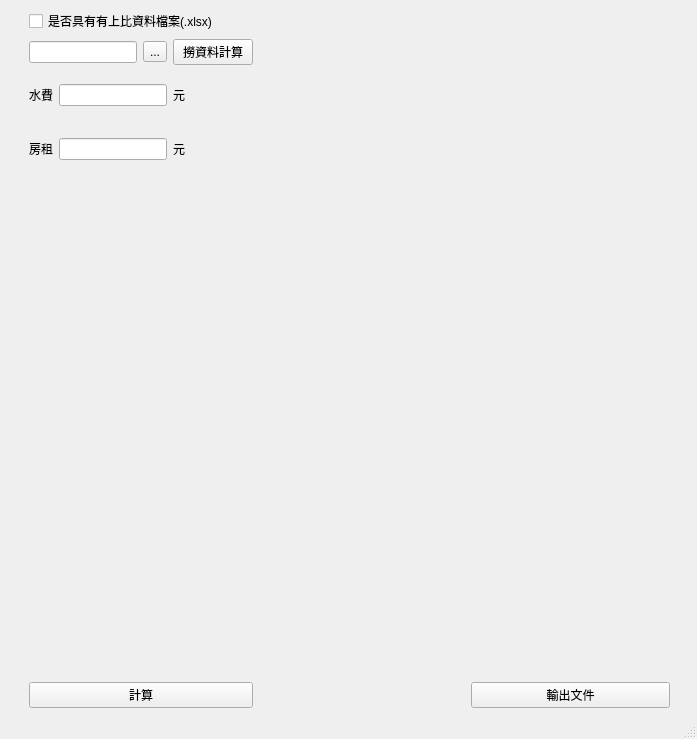
<?xml version="1.0" encoding="UTF-8"?>
<ui version="4.0">
 <class>MainWindow</class>
 <widget class="QMainWindow" name="MainWindow">
  <property name="geometry">
   <rect>
    <x>0</x>
    <y>0</y>
    <width>697</width>
    <height>739</height>
   </rect>
  </property>
  <property name="windowTitle">
   <string>MainWindow</string>
  </property>
  <widget class="QWidget" name="centralwidget">
   <layout class="QGridLayout" name="gridLayout">
    <item row="5" column="1">
     <widget class="QPushButton" name="goCalculate">
      <property name="text">
       <string>計算</string>
      </property>
     </widget>
    </item>
    <item row="0" column="1">
     <layout class="QVBoxLayout" name="SourceLayout">
      <item>
       <widget class="QCheckBox" name="checkHistoryFile">
        <property name="text">
         <string>是否具有有上比資料檔案(.xlsx)</string>
        </property>
       </widget>
      </item>
      <item>
       <layout class="QHBoxLayout" name="getFileDataLayout">
        <item>
         <widget class="QLineEdit" name="filepath"/>
        </item>
        <item>
         <widget class="QToolButton" name="getFilePathButton">
          <property name="text">
           <string>...</string>
          </property>
         </widget>
        </item>
        <item>
         <widget class="QPushButton" name="getDataButton">
          <property name="text">
           <string>撈資料計算</string>
          </property>
         </widget>
        </item>
       </layout>
      </item>
      <item>
       <layout class="QHBoxLayout" name="waterFeeLayout">
        <item>
         <widget class="QLabel" name="label">
          <property name="text">
           <string>水費</string>
          </property>
         </widget>
        </item>
        <item>
         <widget class="QLineEdit" name="waterFee"/>
        </item>
        <item>
         <widget class="QLabel" name="label_2">
          <property name="text">
           <string>元</string>
          </property>
         </widget>
        </item>
        <item>
         <spacer name="horizontalSpacer_3">
          <property name="orientation">
           <enum>Qt::Horizontal</enum>
          </property>
          <property name="sizeHint" stdset="0">
           <size>
            <width>40</width>
            <height>20</height>
           </size>
          </property>
         </spacer>
        </item>
       </layout>
      </item>
      <item>
       <layout class="QHBoxLayout" name="rentFeeLayout">
        <item>
         <widget class="QLabel" name="label_3">
          <property name="text">
           <string>房租</string>
          </property>
         </widget>
        </item>
        <item>
         <widget class="QLineEdit" name="RentFee"/>
        </item>
        <item>
         <widget class="QLabel" name="label_4">
          <property name="text">
           <string>元</string>
          </property>
         </widget>
        </item>
        <item>
         <spacer name="horizontalSpacer_4">
          <property name="orientation">
           <enum>Qt::Horizontal</enum>
          </property>
          <property name="sizeHint" stdset="0">
           <size>
            <width>40</width>
            <height>20</height>
           </size>
          </property>
         </spacer>
        </item>
       </layout>
      </item>
     </layout>
    </item>
    <item row="0" column="0" rowspan="4">
     <spacer name="verticalSpacer">
      <property name="orientation">
       <enum>Qt::Vertical</enum>
      </property>
      <property name="sizeHint" stdset="0">
       <size>
        <width>20</width>
        <height>40</height>
       </size>
      </property>
     </spacer>
    </item>
    <item row="0" column="4">
     <spacer name="horizontalSpacer_2">
      <property name="orientation">
       <enum>Qt::Horizontal</enum>
      </property>
      <property name="sizeHint" stdset="0">
       <size>
        <width>40</width>
        <height>20</height>
       </size>
      </property>
     </spacer>
    </item>
    <item row="3" column="1" colspan="7">
     <layout class="QHBoxLayout" name="horizontalLayout"/>
    </item>
    <item row="5" column="4">
     <widget class="QPushButton" name="exportButton">
      <property name="text">
       <string>輸出文件</string>
      </property>
     </widget>
    </item>
    <item row="0" column="2">
     <spacer name="horizontalSpacer">
      <property name="orientation">
       <enum>Qt::Horizontal</enum>
      </property>
      <property name="sizeHint" stdset="0">
       <size>
        <width>40</width>
        <height>20</height>
       </size>
      </property>
     </spacer>
    </item>
    <item row="5" column="2">
     <widget class="QLabel" name="finalRent">
      <property name="text">
       <string/>
      </property>
     </widget>
    </item>
    <item row="1" column="1" rowspan="2" colspan="4">
     <layout class="QVBoxLayout" name="tableView"/>
    </item>
   </layout>
  </widget>
  <widget class="QMenuBar" name="menubar">
   <property name="geometry">
    <rect>
     <x>0</x>
     <y>0</y>
     <width>697</width>
     <height>25</height>
    </rect>
   </property>
  </widget>
  <widget class="QStatusBar" name="statusbar"/>
 </widget>
 <resources/>
 <connections/>
</ui>
